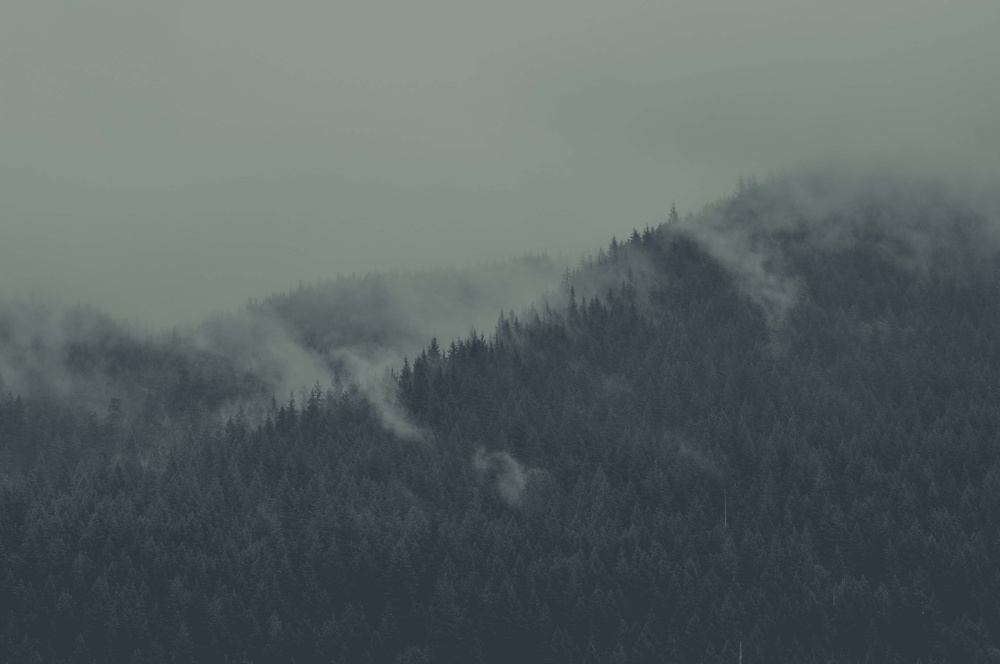
#> input picture home/wallpapers/everforest.jpg, 1000 x 664 px, shrunk from 4288 x 2848 before the run
$ python color-transfer.py ../home/wallpapers/everforest.jpg ../home/wallpapers/everforest.jpg out.png
#> lines starting #> are read from the running program, lines starting #| are printed output that depends on the picture
#!/usr/bin/env -S uv run --script
# /// script
# requires-python = ">=3.11"
# dependencies = [
#   "pillow",
#   "numpy",
# ]
# ///
"""Transfer the color palette of one image onto another.

Matches the mean/std of each CIE L*a*b* channel of the target image to the
source image's, which carries over the source's overall tone, contrast and
color cast while keeping the target's content/structure intact.

Pillow's built-in RGB->LAB conversion is unreliable (it produces nonsensical
values for many pixels), so this implements the standard
sRGB -> linear RGB -> XYZ -> CIE L*a*b* pipeline manually with numpy.

Usage:
    uv run scripts/color-transfer.py SOURCE TARGET OUTPUT [--strength 1.0]

Example:
    uv run scripts/color-transfer.py \\
        modules/common/theme/wallpapers/wallpaper3.jpg \\
        modules/common/theme/wallpapers/wallpaper11.jpg \\
        modules/common/theme/wallpapers/wallpaper11.jpg
"""

import argparse
import sys
from pathlib import Path

import numpy as np
from PIL import Image

# sRGB D65 to XYZ matrix
_RGB2XYZ = np.array(
    [
        [0.4124564, 0.3575761, 0.1804375],
        [0.2126729, 0.7151522, 0.0721750],
        [0.0193339, 0.1191920, 0.9503041],
    ]
)
_XYZ2RGB = np.linalg.inv(_RGB2XYZ)

# D65 reference white
_WHITE = np.array([0.95047, 1.0, 1.08883])

_DELTA = 6 / 29


def srgb_to_linear(c: np.ndarray) -> np.ndarray:
    c = c / 255.0
    return np.where(c <= 0.04045, c / 12.92, ((c + 0.055) / 1.055) ** 2.4)


def linear_to_srgb(c: np.ndarray) -> np.ndarray:
    c = np.clip(c, 0, 1)
    out = np.where(c <= 0.0031308, c * 12.92, 1.055 * (c ** (1 / 2.4)) - 0.055)
    return np.clip(out * 255.0, 0, 255)


def rgb_to_lab(rgb: np.ndarray) -> np.ndarray:
    lin = srgb_to_linear(rgb.astype(np.float64))
    xyz = (lin @ _RGB2XYZ.T) / _WHITE

    def f(t: np.ndarray) -> np.ndarray:
        return np.where(t > _DELTA**3, np.cbrt(t), t / (3 * _DELTA**2) + 4 / 29)

    fx, fy, fz = f(xyz[..., 0]), f(xyz[..., 1]), f(xyz[..., 2])
    L = 116 * fy - 16
    a = 500 * (fx - fy)
    b = 200 * (fy - fz)
    return np.stack([L, a, b], axis=-1)


def lab_to_rgb(lab: np.ndarray) -> np.ndarray:
    L, a, b = lab[..., 0], lab[..., 1], lab[..., 2]
    fy = (L + 16) / 116
    fx = fy + a / 500
    fz = fy - b / 200

    def finv(t: np.ndarray) -> np.ndarray:
        return np.where(t > _DELTA, t**3, 3 * _DELTA**2 * (t - 4 / 29))

    xyz = np.stack([finv(fx), finv(fy), finv(fz)], axis=-1) * _WHITE
    lin = xyz @ _XYZ2RGB.T
    return linear_to_srgb(lin)


def transfer_palette(source: Image.Image, target: Image.Image, strength: float = 1.0) -> Image.Image:
    """Return a copy of `target` graded to match `source`'s Lab statistics."""
    src_lab = rgb_to_lab(np.asarray(source.convert("RGB")))
    tgt_lab = rgb_to_lab(np.asarray(target.convert("RGB")))

    src_flat = src_lab.reshape(-1, 3)
    tgt_flat = tgt_lab.reshape(-1, 3)

    src_mean, src_std = src_flat.mean(axis=0), src_flat.std(axis=0)
    tgt_mean, tgt_std = tgt_flat.mean(axis=0), tgt_flat.std(axis=0)

    tgt_std_safe = np.where(tgt_std < 1e-6, 1e-6, tgt_std)
    graded_lab = (tgt_lab - tgt_mean) * (src_std / tgt_std_safe) + src_mean

    if strength < 1.0:
        graded_lab = tgt_lab + (graded_lab - tgt_lab) * strength

    graded_rgb = lab_to_rgb(graded_lab)
    return Image.fromarray(graded_rgb.astype(np.uint8), mode="RGB")


def parse_args() -> argparse.Namespace:
    parser = argparse.ArgumentParser(description=__doc__, formatter_class=argparse.RawDescriptionHelpFormatter)
    parser.add_argument("source", type=Path, help="Image whose color palette to copy")
    parser.add_argument("target", type=Path, help="Image whose content/structure is kept")
    parser.add_argument("output", type=Path, help="Where to save the result (may equal target)")
    parser.add_argument(
        "--strength",
        type=float,
        default=1.0,
        help="Blend factor between the original target (0.0) and the fully graded result (1.0). Default: 1.0",
    )
    parser.add_argument(
        "--quality",
        type=int,
        default=90,
        help="JPEG quality for the output, when saving as JPEG. Default: 90",
    )
    return parser.parse_args()


def main() -> int:
    args = parse_args()

    source = Image.open(args.source)
#> source is the input picture: PIL image 1000x664 RGB; mean R, G, B 89.1, 99.5, 99.6
    target = Image.open(args.target)

    result = transfer_palette(source, target, strength=args.strength)
#> in srgb_to_linear, `return np.where(c <= 0.04045, c / 12.92, ((c + 0.055) / 1.055) ** 2.4)`:
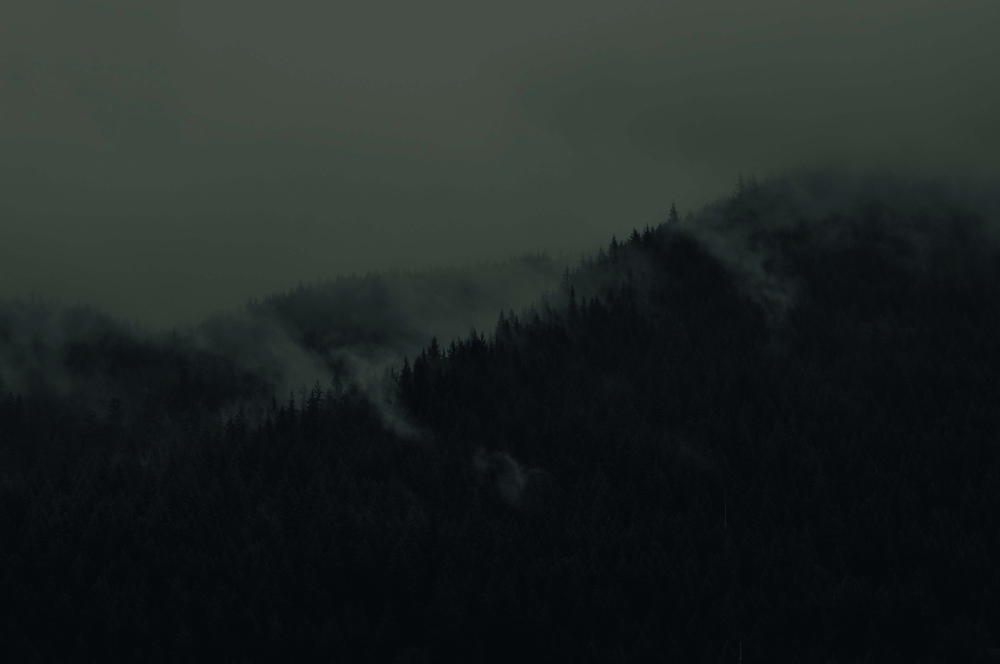
#> returned value: shape (664, 1000, 3) float64; mean of channels 0, 1, 2 0.123, 0.15, 0.143; drawn as R, G, B
#> in f, `return np.where(t > _DELTA**3, np.cbrt(t), t / (3 * _DELTA**2) + 4 / 29)`:
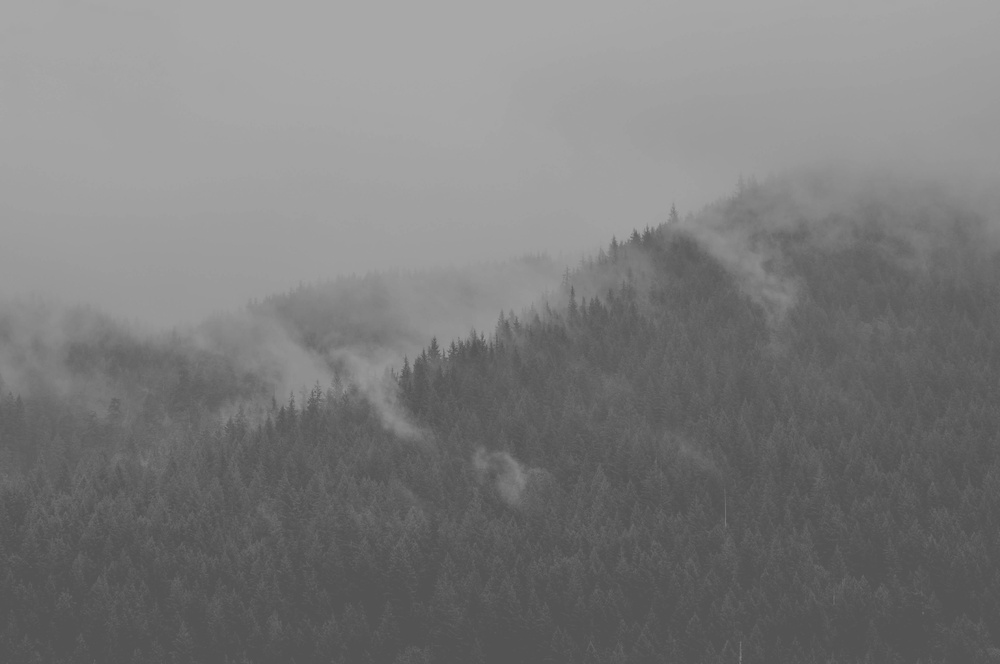
#> returned value: shape (664, 1000) float64; min 0.305, max 0.669, mean 0.482
#> in rgb_to_lab, `L = 116 * fy - 16`:
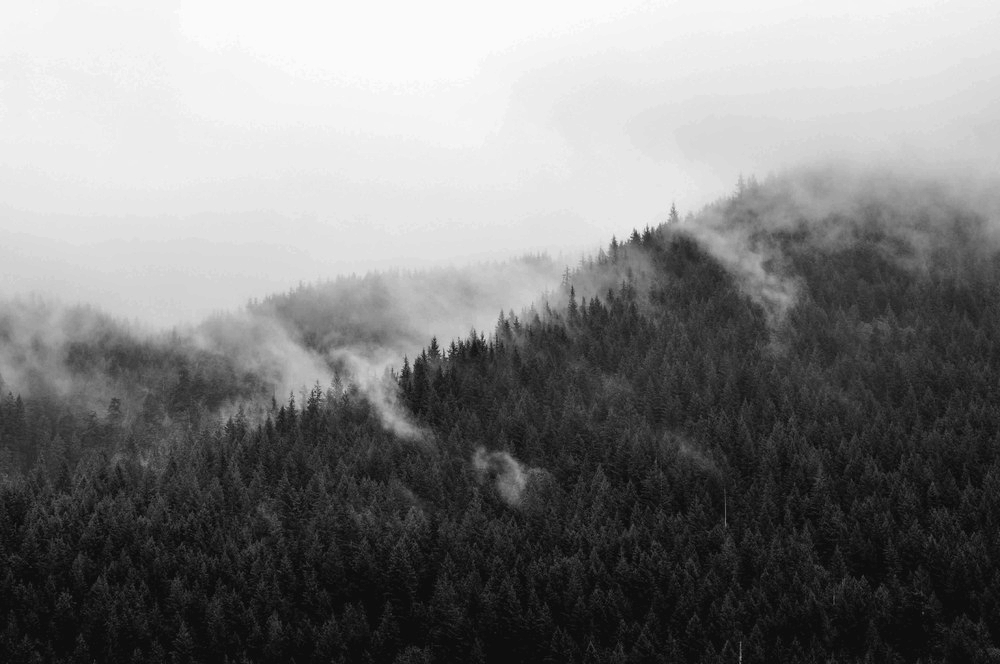
#> L: shape (664, 1000) float64; min 20.04, max 62.48, mean 40.8; drawn with min black and max white
#> in rgb_to_lab, `a = 500 * (fx - fy)`:
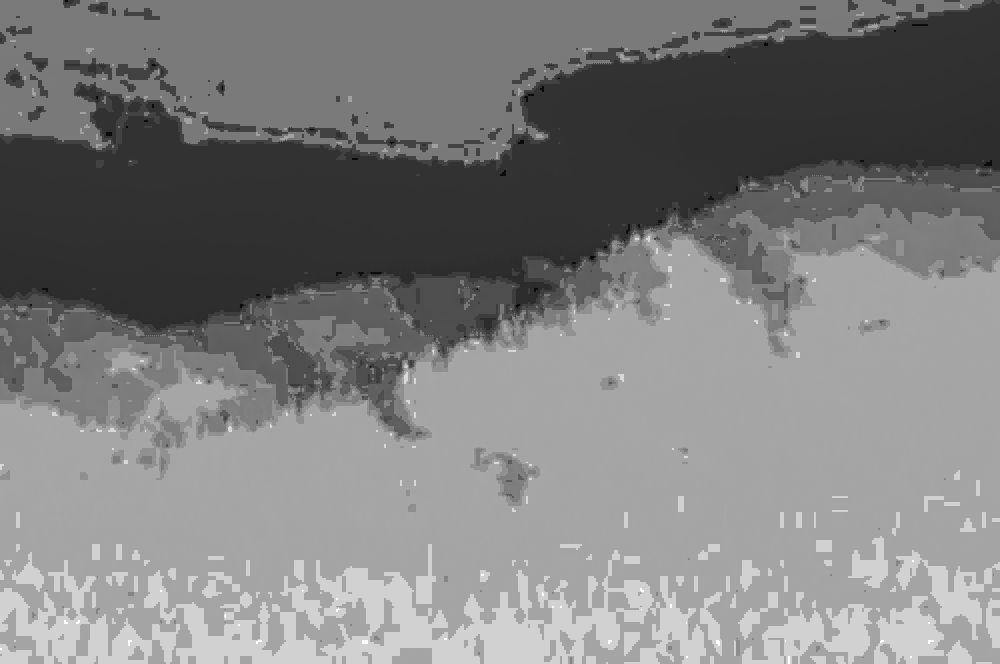
#> a: shape (664, 1000) float64; min -6.74, max -0.833, mean -3.82; drawn with min black and max white
#> in rgb_to_lab, `b = 200 * (fy - fz)`:
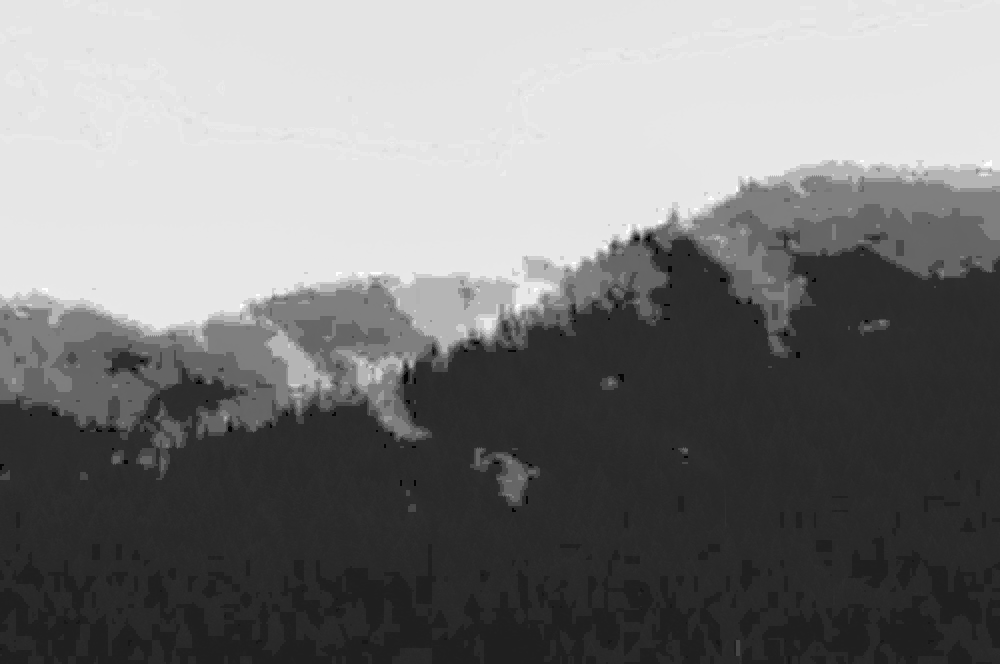
#> b: shape (664, 1000) float64; min -6.98, max 3.92, mean -1.65; drawn with min black and max white
#> in rgb_to_lab, `return np.stack([L, a, b], axis=-1)`:
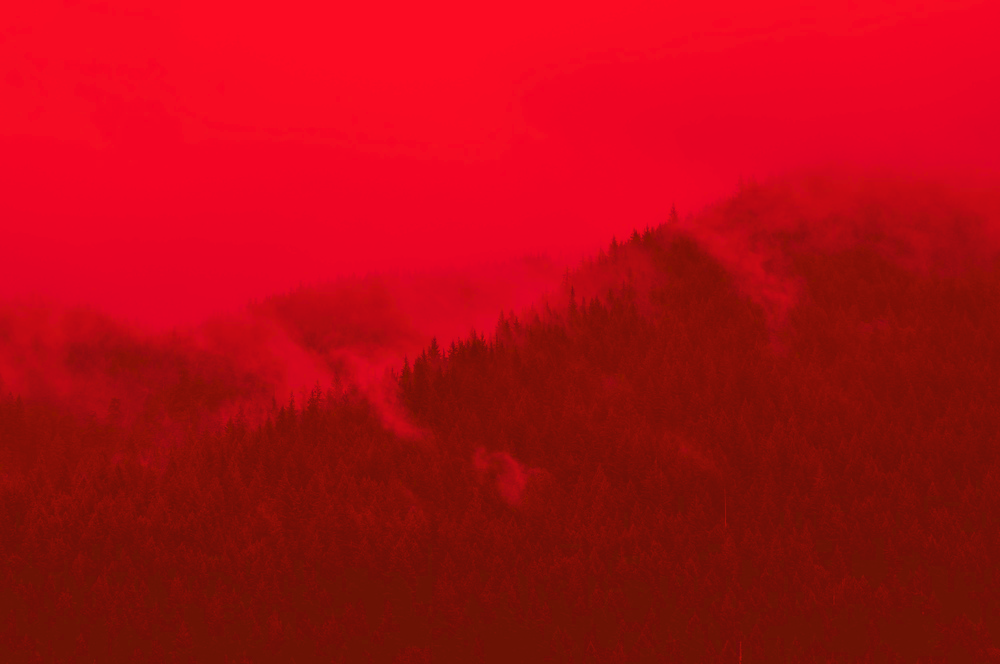
#> returned value: shape (664, 1000, 3) float64; mean of channels 0, 1, 2 40.8, -3.8, -1.6; drawn with min black and max white
#> in transfer_palette, `src_mean, src_std = src_flat.mean(axis=0), src_flat.std(axis=0)`: src_mean = [40.81, -3.82, -1.65]; src_std = [15.3, 1.21, 3.75]
#> in transfer_palette, `tgt_mean, tgt_std = tgt_flat.mean(axis=0), tgt_flat.std(axis=0)`: tgt_mean = [40.81, -3.82, -1.65]; tgt_std = [15.3, 1.21, 3.75]
#> in finv, `return np.where(t > _DELTA, t**3, 3 * _DELTA**2 * (t - 4 / 29))`:
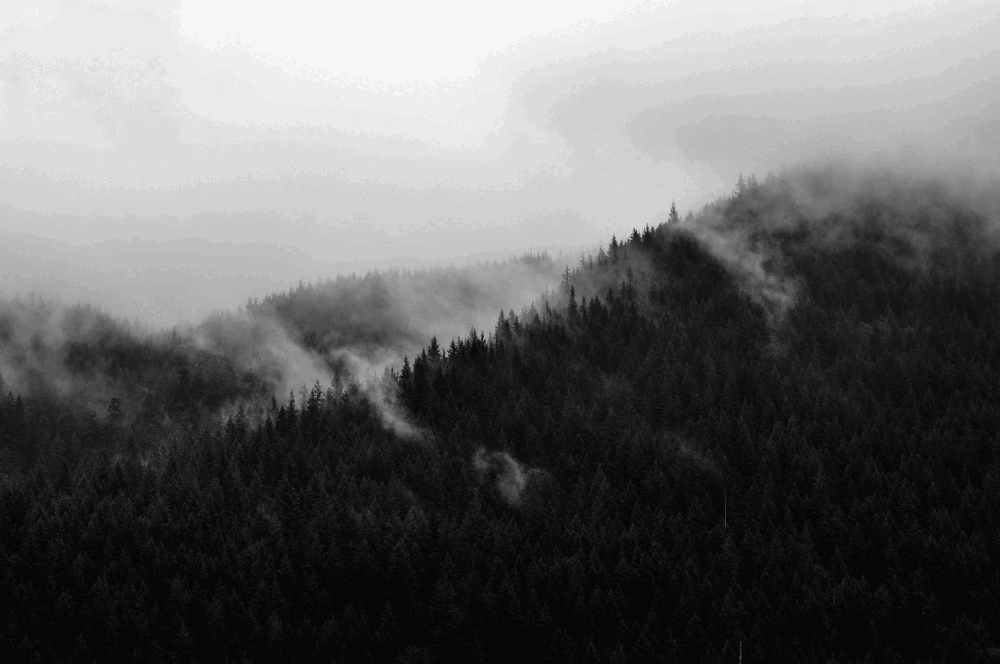
#> returned value: shape (664, 1000) float64; min 0.0283, max 0.299, mean 0.137; drawn with min black and max white

    save_kwargs = {}
    if args.output.suffix.lower() in {".jpg", ".jpeg"}:
        save_kwargs = {"quality": args.quality, "optimize": True, "progressive": True}

    result.save(args.output, **save_kwargs)
    print(f"Saved {args.output}")
    return 0


if __name__ == "__main__":
    sys.exit(main())
#> (the program exits here)
